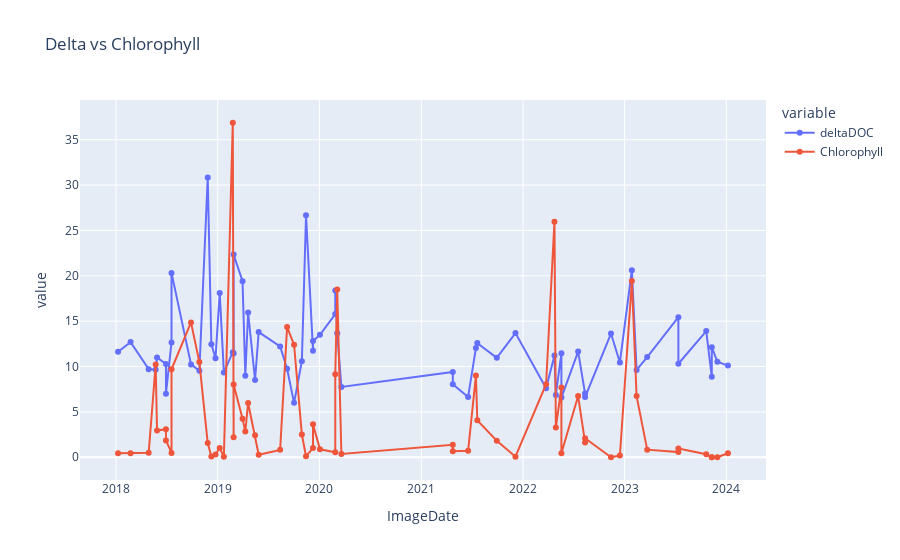

Source (notebook cell):
### Code cell
fig = px.line(res_read, x="ImageDate", y=["deltaDOC","Chlorophyll"], markers=True, title="Delta vs Chlorophyll")
fig.show()
